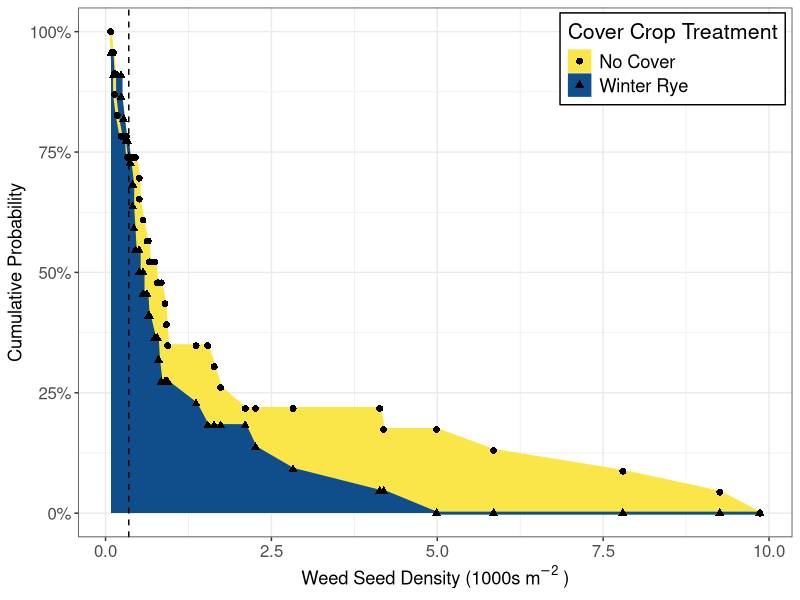

Write the R code that produced this figure. (Note: this script raises an error after producing the figure.)
##################################
# Author: Gina Nichols (vnichols@iastate.edu)
# Created: 5/22/2020
#
# Purpose: make stoch dom fig
#
# Last modified:
#                8/31/2020 (didn't get submitted?, update w/new field delineation)
#
# Notes:
####################################

rm(list = ls())
library(tidyverse)


p_green <- "#619B44"
p_blue <- "dodgerblue4"#"#46B2B5"
p_pink <- "#DC1A64"
p_orange <- "#FFA726"
p_yellow <- "#FAE549FD" #"#FFE100"
p_gray <- "#E7E6E6"
p_purp <- "#8B1C62"


# data --------------------------------------------------------------------


stodom <- read_csv("01_stats-stoch-dom/st_stoch-dom-res.csv")


# figure ------------------------------------------------------------------

# mylegendtheme <-   theme(#legend.direction = "horizontal",
#   #legend.position = "bottom",
#   legend.justification = c(1, 1),
#   legend.position = c(0.9, 0.9),
#   legend.background = element_blank(),
#   legend.key.width = unit(1.4, "cm"),
#   legend.key.height = unit(0.5, "cm"),
#   legend.key.size = unit(1, "cm"),
#   #axis.title.y = element_text(angle = 0, 
#   #                            vjust = 0.5, 
#   #                            hjust = -1)
# )



mylegendtheme <- theme(
  legend.justification = c(1, 1),
  legend.position = c(0.99, 0.99),
  legend.background = element_rect(color = "black", fill = "white"),
  legend.title = element_text(size = rel(1.4))
)


myaxistexttheme <- theme(axis.text = element_text(size = rel(1.1)),
                         legend.text = element_text(size = rel(1.2)),
                         axis.title = element_text(size = rel(1.2)))


#labseedsm2 = expression('Weed Seeds\n (1000s m'^"-2)")
labseedsm2 <- bquote("Weed Seed Density (1000s"~m^-2~")")


# fig ---------------------------------------------------------------------

library(ggridges)
library(scales)

#--inv cum diff
stodom %>% 
  pivot_longer(sc_nocum:sc_ryecum) %>% 
  mutate(name = recode(name, 
                       "sc_nocum" = "No Cover",
                       "sc_ryecum" = "Winter Rye")) %>%  
  select(seeds, name, value) %>% 
  mutate(inv_value = 1 - value) %>% 
  ggplot(aes(seeds/1000, inv_value, color = name, fill = name, group = name, shape = name)) + 
  ggridges::geom_density_line(stat = "identity", 
                              size = 0.5, 
                              #alpha = 0.7
                              ) +
  geom_line(size = 1) +
  geom_point(size = 2, color = "black") +
  scale_fill_manual(values = c("No Cover" = p_yellow,
                               "Winter Rye" = p_blue)) +
  scale_color_manual(values = c("No Cover" = p_yellow,
                                "Winter Rye" = p_blue)) +
  geom_vline(xintercept = 350/1000, linetype = "dashed") +
  theme_bw() + 
  scale_y_continuous(labels = label_percent()) +
  myaxistexttheme + 
  mylegendtheme +
  labs(x = labseedsm2,
       y = "Cumulative Probability",
       fill = "Cover Crop Treatment",
       color = "Cover Crop Treatment",
       shape = "Cover Crop Treatment")


ggsave("02_make-figs/figs/fig_stoch-dom.png", width = 6, height = 5)
ggsave("02_make-figs/manu/Fig5.jpg", width = 6, height = 5)





# other attempts ----------------------------------------------------------


#--these are 'rough drafts'

#--cum diff
stodom %>% 
  pivot_longer(sc_nocum:sc_ryecum) %>% 
  select(seeds, name, value) %>% 
  ggplot(aes(seeds, value, color = name)) + 
  geom_point(size = 3) +
  geom_line(size = 1
  ) + 
  theme_bw() + 
  labs(x = "seeds/m2",
       y = "cumulative prob",
       title = "Un-transformed, outlier removed")
 




stodom %>% 
  mutate(inv_value = 1-value,
         ) %>% 
  ggplot(aes(seeds, inv_value, color = name)) + 
  geom_point(size = 3) +
  #geom_line(size = 1) + 
  geom_smooth(size = 1, se = F) + 
#  geom_xspline(spline_shape=0.4, size=0.5) +
  geom_vline(xintercept = 350) + 
  theme_bw() + 
  labs(x = "seeds/m2",
       y = "cumulative prob",
       title = "Un-transformed, outlier removed") 



# splines? ----------------------------------------------------------------


set.seed(1492)
dat <- data.frame(x=c(1:10, 1:10, 1:10),
                  y=c(sample(15:30, 10), 2*sample(15:30, 10),
                      3*sample(15:30, 10)),
                  group=factor(c(rep(1, 10), rep(2, 10), rep(3, 10)))
)

ggplot(dat, aes(x, y, group=group, color=group)) +
  geom_point() +
  geom_line()

ggplot(dat, aes(x, y, group=group, color=factor(group))) +
  geom_point() +
  geom_line() +
  geom_smooth(se=FALSE, linetype="dashed", size=0.5)

ggplot(dat, aes(x, y, group=group, color=factor(group))) +
  geom_point(color="black") +
#  geom_smooth(se=FALSE, linetype="dashed", size=0.5) +
  geom_xspline(size=0.5)

ggplot(dat, aes(x, y, group=group, color=factor(group))) +
  geom_point(color="black") +
#  geom_smooth(se=FALSE, linetype="dashed", size=0.5) +
  geom_xspline(spline_shape=-0.4, size=0.5)

ggplot(dat, aes(x, y, group=group, color=factor(group))) +
  geom_point(color="black") +
#  geom_smooth(se=FALSE, linetype="dashed", size=0.5) +
  geom_xspline(spline_shape=0.4, size=0.5)

ggplot(dat, aes(x, y, group=group, color=factor(group))) +
  geom_point(color="black") +
  geom_smooth(se=FALSE, linetype="dashed", size=0.5) +
  geom_xspline(spline_shape=1, size=0.5)

ggplot(dat, aes(x, y, group=group, color=factor(group))) +
  geom_point(color="black") +
  geom_smooth(se=FALSE, linetype="dashed", size=0.5) +
  geom_xspline(spline_shape=0, size=0.5)

ggplot(dat, aes(x, y, group=group, color=factor(group))) +
  geom_point(color="black") +
  geom_smooth(se=FALSE, linetype="dashed", size=0.5) +
  geom_xspline(spline_shape=-1, size=0.5)

